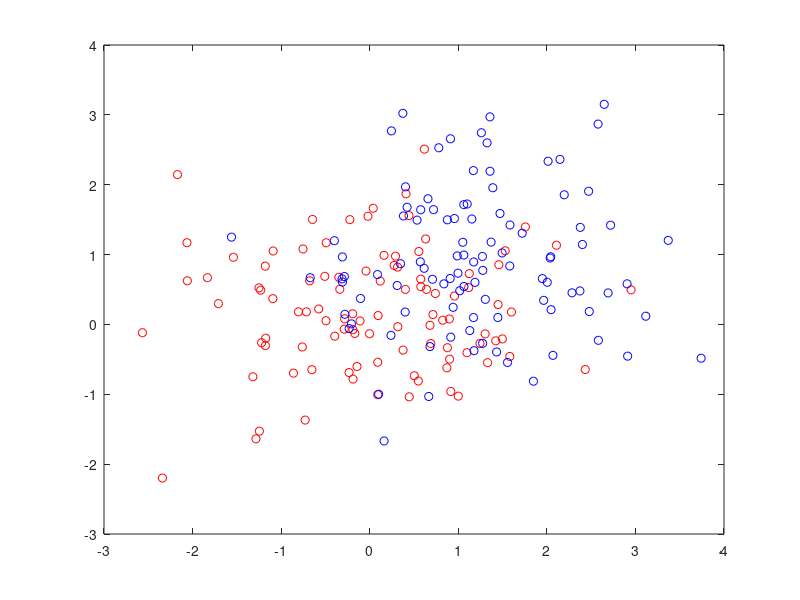
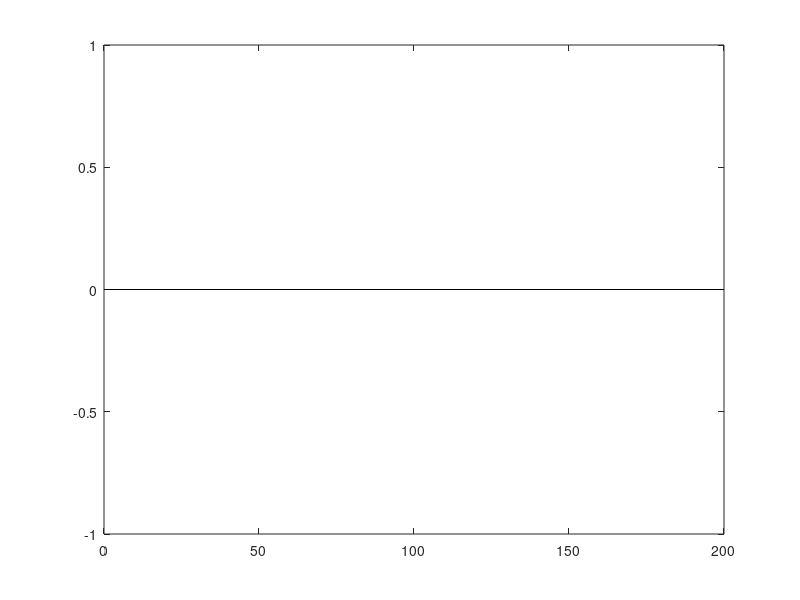

Recreate these plots in MATLAB, in order.
function lec10_39()

dataPoints = 200;
data = randn(dataPoints, 2);
data(101 : 200, :) = data(101 : 200, :) + 1;
labels = ones(200,1);
labels(101 : 200) = labels(101 : 200) * -1;

class1 = zeros(2,dataPoints/2);
class2 = zeros(2,dataPoints/2);
c1 = 1; 
c2 = 1;
for i = 1 : dataPoints
    if (labels(i) == 1)
        class1(:, c1) = data(i,:);
        c1 = c1 + 1;
    else
        class2(:, c2) = data(i,:);
        c2 = c2 + 1;
    end
end

class1 = class1.';
class2 = class2.';
figure,
plot(class1(:,1), class1(:,2), 'or')
hold on
plot(class2(:,1), class2(:,2), 'ob')

%H = eye(3); 
H = eye(2);
H = [H zeros(2,1);zeros(1, 3)];
%f = zeros(numDim + 1,1);
%f = [1e-06;1e-06;0];
C = 10e10;
f = [C * ones(1, 2), 0]';
A = (-1 .* diag(labels)) * [data ones(dataPoints,1)];
b = -1 .* ones(dataPoints,1);
result = quadprog(H,f,A,b,A,b);
w = [result(1);result(2)];
w0 = result(3);

%%%Decision Boundary
x1 = min(data(:,1)): max(data(:,1));
x2 = (- w(1) * x1 - w0 ) / w(2);
plot(x1, x2)

x2 = (1 - w(1) * x1 - w0) / w(2);
plot(x1, x2, '-.r');

x2 = (-1 - w(1) * x1 - w0) / w(2);
plot(x1, x2, '-.b');

% calculate distance of each point from discriminant hyperplane
distances = zeros(dataPoints,1);
for i =1:dataPoints
    distances(i,1) = (w.' * data(i,:).' + w0) / norm(w, 2);
end
figure, stem(distances, 'b')

end

